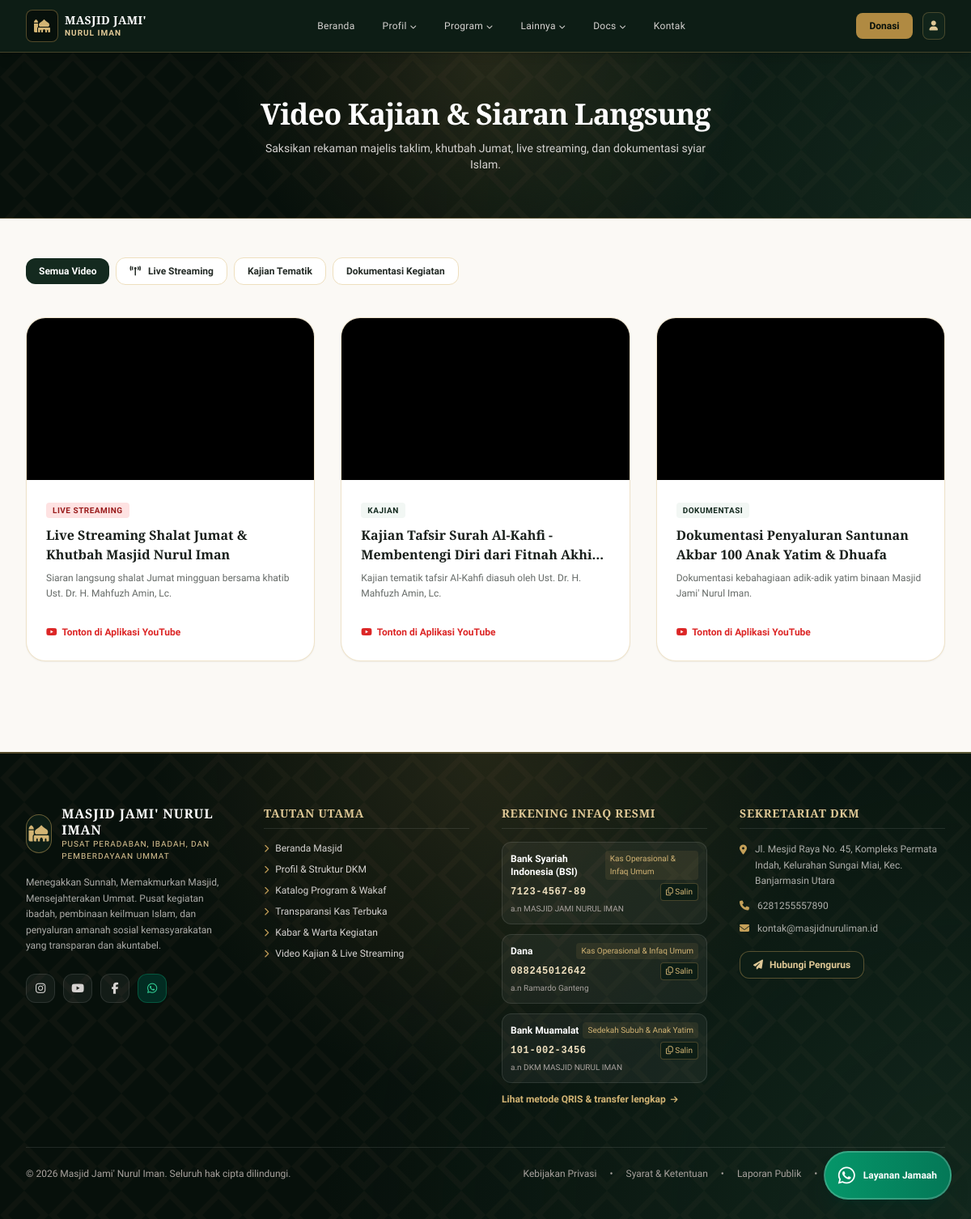
Screenshot of /home/kajian.php with the database file from the repository.
### tables this page shows
CREATE TABLE IF NOT EXISTS `youtube_videos` (
  `id` int NOT NULL AUTO_INCREMENT,
  `judul` varchar(200) NOT NULL,
  `video_id` varchar(50) NOT NULL,
  `url_embed` varchar(255) NOT NULL,
  `kategori` enum('live_streaming','kajian','dokumentasi','profil') NOT NULL DEFAULT 'kajian',
  `deskripsi` text,
  `is_active` tinyint(1) NOT NULL DEFAULT '1',
  `created_at` timestamp NULL DEFAULT CURRENT_TIMESTAMP,
  PRIMARY KEY (`id`)
);

CREATE TABLE IF NOT EXISTS `profil_masjid` (
  `id` int NOT NULL DEFAULT '1',
  `nama_masjid` varchar(150) NOT NULL DEFAULT 'Masjid Jami'' Nurul Iman',
  `sebutan` varchar(100) NOT NULL DEFAULT 'Pusat Dakwah, Ibadah, dan Pemberdayaan Ummat',
  `slogan` varchar(255) NOT NULL DEFAULT 'Memakmurkan Masjid, Mensejahterakan Ummat',
  `sejarah` text,
  `visi` text,
  `misi` text,
  `alamat` text NOT NULL,
  `kota` varchar(100) NOT NULL DEFAULT 'Banjarmasin',
  `google_maps_embed` text,
  `whatsapp` varchar(25) NOT NULL DEFAULT '6281234567890',
  `email` varchar(100) NOT NULL DEFAULT 'info@masjidnuruliman.id',
  `instagram` varchar(100) DEFAULT 'masjidnuruliman.official',
  `youtube` varchar(100) DEFAULT 'MasjidNurulImanTV',
  `facebook` varchar(100) DEFAULT 'MasjidNurulImanOfficial',
  `foto_masjid` varchar(255) DEFAULT NULL,
  `saldo_awal_kas` decimal(15,2) NOT NULL DEFAULT '15000000.00',
  `updated_at` timestamp NULL DEFAULT CURRENT_TIMESTAMP ON UPDATE CURRENT_TIMESTAMP,
  `tiktok` varchar(255) DEFAULT NULL,
  `twitter` varchar(255) DEFAULT NULL,
  `telegram` varchar(255) DEFAULT NULL,
  PRIMARY KEY (`id`)
);

CREATE TABLE IF NOT EXISTS `rekening_donasi` (
  `id` int NOT NULL AUTO_INCREMENT,
  `nama_bank` varchar(50) NOT NULL,
  `nomor_rekening` varchar(50) NOT NULL,
  `atas_nama` varchar(100) NOT NULL,
  `kategori_donasi` varchar(100) NOT NULL DEFAULT 'Infaq & Kas Umum',
  `logo_bank` varchar(255) DEFAULT NULL,
  `qris_image` varchar(255) DEFAULT NULL,
  `is_active` tinyint(1) NOT NULL DEFAULT '1',
  `urutan` int NOT NULL DEFAULT '1',
  `created_at` timestamp NULL DEFAULT CURRENT_TIMESTAMP,
  PRIMARY KEY (`id`),
  KEY `idx_rekening_active` (`is_active`)
);

### home/kajian.php (the view, shortened to what the rows shown need)
<?php
require_once __DIR__ . '/../config/database.php';
$profil = get_profil_masjid();
$sql = "SELECT * FROM youtube_videos WHERE is_active = 1";
$params = [];
$sql .= " ORDER BY id ASC";
$stmt = $pdo->prepare($sql);
$stmt->execute($params);
$videos = $stmt->fetchAll();
require_once __DIR__ . '/../layouts/public_header.php';
?>
<div class="bg-cypress-950 text-white py-14 relative pattern-arabesque-dark border-b border-antique-500/30">
    <div class="max-w-7xl mx-auto px-4 sm:px-6 lg:px-8 text-center space-y-3 relative z-10">
<h1 class="text-3xl sm:text-4xl font-extrabold tracking-tight font-classic text-white">
            Video Kajian &amp; Siaran Langsung
        </h1>
    </div>
</div>
<div class="max-w-7xl mx-auto px-4 sm:px-6 lg:px-8 py-12 space-y-8">
    <div class="grid grid-cols-1 md:grid-cols-2 lg:grid-cols-3 gap-6 sm:gap-8">
        <?php foreach ($videos as $v): ?>
            <div class="bg-white rounded-3xl border border-antique-300/50 shadow-sm hover:shadow-lg transition-luxury overflow-hidden flex flex-col justify-between">
                <div>
                    <div class="relative aspect-video bg-black">
                        <iframe class="w-full h-full"
                                src="<?= e($v['url_embed']) ?>"
                                title="<?= e($v['judul']) ?>"
                                frameborder="0"
                                allow="accelerometer; autoplay; clipboard-write; encrypted-media; gyroscope; picture-in-picture"
                                allowfullscreen>
                        </iframe>
                    </div>
                    <div class="p-6 space-y-2">
                        <span class="inline-block text-[10px] font-bold uppercase tracking-wider px-2 py-0.5 rounded <?= $v['kategori'] === 'live_streaming' ? 'bg-red-100 text-red-800' : 'bg-cypress-50 text-cypress-800' ?>">
                            <?= str_replace('_', ' ', strtoupper(e($v['kategori']))) ?>
                        </span>
                        <h3 class="font-bold text-base text-warm-900 font-classic line-clamp-2">
                            <?= e($v['judul']) ?>
                        </h3>
                        <p class="text-xs text-warm-800/70 line-clamp-2 leading-relaxed">
                            <?= e($v['deskripsi']) ?>
                        </p>
                    </div>
                </div>
                <div class="p-6 pt-0">
                    <a href="https://youtube.com/watch?v=<?= e($v['video_id']) ?>" target="_blank" class="inline-flex items-center gap-1.5 text-xs font-semibold text-red-600 hover:text-red-700 transition">
                        <i class="fa-brands fa-youtube"></i>
                        <span>Tonton di Aplikasi YouTube</span>
                    </a>
                </div>
            </div>
        <?php endforeach; ?>
    </div>
</div>
<?php require_once __DIR__ . '/../layouts/public_footer.php'; ?>

### layouts/public_footer.php (shortened to what the rows shown need)
<?php
$profil = get_profil_masjid();
$base = base_url();
$rekeningFooter = $pdo->query("SELECT * FROM rekening_donasi WHERE is_active = 1 ORDER BY urutan ASC LIMIT 3")->fetchAll();
?>
    </main>
    <footer class="bg-cypress-950 text-white border-t-2 border-antique-500/40 relative overflow-hidden mt-16 pattern-arabesque-dark">
        <div class="max-w-7xl mx-auto px-4 sm:px-6 lg:px-8 pt-16 pb-12 relative z-10">
            <div class="grid grid-cols-1 md:grid-cols-2 lg:grid-cols-4 gap-10">
                <div class="space-y-4">
                    <div class="flex items-center gap-3">
                        <div class="w-12 h-12 rounded-2xl bg-cypress-900 border border-antique-500/50 flex items-center justify-center text-antique-400 shadow-inner">
                        </div>
                        <div>
                            <span class="font-classic text-base font-bold tracking-wider block text-white leading-tight">
                                <?= strtoupper(e($profil['nama_masjid'])) ?>
                            </span>
                            <span class="text-[10px] text-antique-300 uppercase tracking-widest block font-medium">
                                <?= e($profil['sebutan']) ?>
                            </span>
                        </div>
                    </div>
                    <p class="text-xs text-stone-300/80 leading-relaxed">
                        <?= e($profil['slogan']) ?>. Pusat kegiatan ibadah, pembinaan keilmuan Islam, dan penyaluran amanah sosial kemasyarakatan yang transparan dan akuntabel.
                    </p>
                    <div class="flex items-center gap-2.5 pt-2">
                        <?php if (!empty($profil['instagram'])): ?>
                            <a href="https://instagram.com/<?= e($profil['instagram']) ?>" target="_blank" class="w-9 h-9 rounded-xl bg-white/5 hover:bg-pink-500 hover:text-white border border-white/10 flex items-center justify-center text-stone-300 transition-luxury" title="Instagram">
                            </a>
                        <?php endif; ?>
                        <?php if (!empty($profil['youtube'])): ?>
                            <a href="https://youtube.com/@<?= e($profil['youtube']) ?>" target="_blank" class="w-9 h-9 rounded-xl bg-white/5 hover:bg-red-600 hover:text-white border border-white/10 flex items-center justify-center text-stone-300 transition-luxury" title="YouTube">
                            </a>
                        <?php endif; ?>
                        <?php if (!empty($profil['facebook'])): ?>
                            <a href="https://facebook.com/<?= e($profil['facebook']) ?>" target="_blank" class="w-9 h-9 rounded-xl bg-white/5 hover:bg-blue-600 hover:text-white border border-white/10 flex items-center justify-center text-stone-300 transition-luxury" title="Facebook">
                            </a>
                        <?php endif; ?>
                        <a href="https://wa.me/<?= preg_replace('/[^0-9]/', '', $profil['whatsapp']) ?>" target="_blank" class="w-9 h-9 rounded-xl bg-emerald-950 hover:bg-emerald-600 hover:text-white border border-emerald-500/30 flex items-center justify-center text-emerald-400 transition-luxury" title="WhatsApp">
                        </a>
                    </div>
                </div>
                <div>
                    <div class="space-y-3">
                        <?php foreach ($rekeningFooter as $rek): ?>
                            <div class="p-2.5 rounded-xl bg-white/5 border border-white/10 text-xs">
                                <div class="flex items-center justify-between">
                                    <span class="font-bold text-white"><?= e($rek['nama_bank']) ?></span>
                                    <span class="text-[10px] text-antique-400 bg-antique-500/10 px-1.5 py-0.5 rounded"><?= e($rek['kategori_donasi']) ?></span>
                                </div>
                                <div class="flex items-center justify-between mt-1">
                                    <span class="font-mono text-antique-200 tracking-wider font-semibold text-xs"><?= e($rek['nomor_rekening']) ?></span>
                                    <button type="button" id="copyBtnFooter-<?= htmlspecialchars(md5($rek['id'])) ?>" onclick="copyToClipboardBtn('<?= e($rek['nomor_rekening']) ?>', '<?= htmlspecialchars(md5($rek['id'])) ?>', 'footer');" class="text-[10px] text-antique-400 hover:text-antique-200 px-1.5 py-0.5 rounded bg-cypress-900 border border-antique-500/30 transition-luxury">
                                        <i class="fa-regular fa-copy"></i> Salin
                                    </button>
                                </div>
                                <span class="text-[10px] text-stone-400 block mt-0.5">a.n <?= e($rek['atas_nama']) ?></span>
                            </div>
                        <?php endforeach; ?>
                    </div>
                </div>
                <div class="space-y-3">
                    <p class="text-xs text-stone-300/80 flex items-start gap-2.5 leading-relaxed">
                        <i class="fa-solid fa-location-dot text-antique-500 mt-1 shrink-0"></i>
                        <span><?= e($profil['alamat']) ?></span>
                    </p>
                    <p class="text-xs text-stone-300/80 flex items-center gap-2.5">
                        <i class="fa-solid fa-phone text-antique-500 shrink-0"></i>
                        <span><?= e($profil['whatsapp']) ?></span>
                    </p>
                    <p class="text-xs text-stone-300/80 flex items-center gap-2.5">
                        <i class="fa-solid fa-envelope text-antique-500 shrink-0"></i>
                        <span><?= e($profil['email']) ?></span>
                    </p>
                </div>
            </div>
            <div class="mt-12 pt-6 border-t border-white/10 flex flex-col sm:flex-row items-center justify-between text-xs text-stone-400 gap-4">
                <p>&copy; <?= date('Y') ?> <?= e($profil['nama_masjid']) ?>. Seluruh hak cipta dilindungi.</p>
                <div class="flex items-center gap-4 text-xs">
                    <a href="<?= $base ?>/docs/privacy.php" class="hover:text-antique-300">Kebijakan Privasi</a>
                    <span>•</span>
                    <a href="<?= $base ?>/docs/terms.php" class="hover:text-antique-300">Syarat &amp; Ketentuan</a>
                    <span>•</span>
                    <a href="<?= $base ?>/transparansi" class="hover:text-antique-300">Laporan Publik</a>
                    <span>•</span>
                    <a href="<?= $base ?>/auth/login" class="hover:text-antique-300">Portal Pengurus &amp; Donatur</a>
                </div>
            </div>
        </div>
    </footer>
</body>
</html>

### rows the page displays
youtube_videos: kategori "LIVE STREAMING", judul "Live Streaming Shalat Jumat & Khutbah Masjid Nurul Iman", deskripsi "Siaran langsung shalat Jumat mingguan bersama khatib Ust. Dr. H. Mahfuzh Amin, Lc."
youtube_videos: kategori "KAJIAN", judul "Kajian Tafsir Surah Al-Kahfi - Membentengi Diri dari Fitnah…", deskripsi "Kajian tematik tafsir Al-Kahfi diasuh oleh Ust. Dr. H. Mahfuzh Amin, Lc."
youtube_videos: kategori "DOKUMENTASI", judul "Dokumentasi Penyaluran Santunan Akbar 100 Anak Yatim & Dhuafa", deskripsi "Dokumentasi kebahagiaan adik-adik yatim binaan Masjid Jami' Nurul Iman."
profil_masjid: nama_masjid "MASJID JAMI' NURUL IMAN", sebutan "PUSAT PERADABAN, IBADAH, DAN PEMBERDAYAAN UMMAT", slogan "Menegakkan Sunnah, Memakmurkan Masjid, Mensejahterakan Ummat", alamat "Jl. Mesjid Raya No. 45, Kompleks Permata Indah, Kelurahan Sungai Miai, Kec. Banjarmasin Utara", whatsapp "6281255557890", email "kontak@masjidnuruliman.id", nama_masjid "Masjid Jami' Nurul Iman"
rekening_donasi: nama_bank "Bank Syariah Indonesia (BSI)", kategori_donasi "Kas Operasional & Infaq Umum", nomor_rekening "7123-4567-89", atas_nama "MASJID JAMI NURUL IMAN"
rekening_donasi: nama_bank "Dana", kategori_donasi "Kas Operasional & Infaq Umum", nomor_rekening "088245012642", atas_nama "Ramardo Ganteng"
rekening_donasi: nama_bank "Bank Muamalat", kategori_donasi "Sedekah Subuh & Anak Yatim", nomor_rekening "101-002-3456", atas_nama "DKM MASJID NURUL IMAN"
